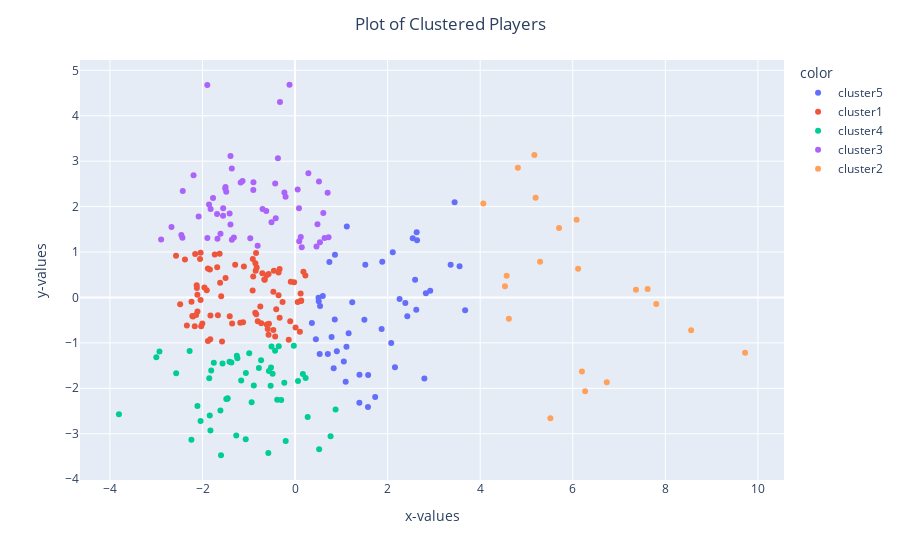

This figure's notebook cell:
### Code cell
# Plot new clusters
labels = ['cluster1', 'cluster2', 'cluster3', 'cluster4', 'cluster5']
colored = [labels[k] for k in cluster_preds]

fig = px.scatter(to_cluster, x = comps[0], y = comps[1], hover_data = [to_cluster.index], color = colored)
fig.update_layout(title_text = 'Plot of Clustered Players', title_x = 0.5, xaxis_title = 'x-values', yaxis_title = 'y-values')

fig.show();

### Figure 1 — Plotly figure (JSON) as saved in the notebook; plotly's stock layout.template omitted (floating-point values rounded to 4 significant figures)
{"data": [{"customdata": [["Aaron Gordon"], ["Aron Baynes"], ["Brandon Clarke"], ["Bruce Brown"], ["Christian Wood"], ["Cody Martin"], ["Cody Zeller"], ["Daniel Theis"], ["DeAndre' Bembry"], ["Delon Wright"], ["Derrick Jones Jr."], ["Domantas Sabonis"], ["Elfrid Payton"], ["Enes Kanter"], ["Giannis Antetokounmpo"], ["Grant Williams"], ["Hamidou Diallo"], ["Harrison Barnes"], ["Hassan Whiteside"], ["Isaac Bonga"], ["Jaren Jackson Jr."], ["Jarrett Culver"], ["Jerami Grant"], ["John Collins"], ["Jonas Valančiūnas"], ["Josh Okogie"], ["Kris Dunn"], ["Larry Nance Jr."], ["LeBron James"], ["Marquese Chriss"], ["Maurice Harkless"], ["Meyers Leonard"], ["Michael Carter-Williams"], ["Mikal Bridges"], ["Moritz Wagner"], ["OG Anunoby"], ["P.J. Washington"], ["RJ Barrett"], ["Rodney McGruder"], ["Rondae Hollis-Jefferson"], ["Serge Ibaka"], ["Steven Adams"], ["Taj Gibson"], ["Thaddeus Young"], ["Thomas Bryant"], ["Tristan Thompson"], ["Wendell Carter Jr."]], "hovertemplate": "color=cluster5<br>0=%{x}<br>1=%{y}<br>Player=%{customdata[0]}<extra></extra>", "legendgroup": "cluster5", "marker": {"color": "#636efa", "symbol": "circle"}, "mode": "markers", "name": "cluster5", "orientation": "v", "showlegend": true, "type": "scatter", "x": [0.5997, 0.9023, 2.542, 1.235, 2.619, 1.574, 2.826, 2.258, 2.077, 0.5113, 2.794, 1.884, 1.118, 3.554, 2.593, 0.7891, 1.87, 0.5398, 2.635, 1.157, 0.5314, 1.053, 0.4496, 2.382, 2.627, 1.094, 0.8574, 1.498, 0.7419, 3.674, 1.731, 1.579, 0.5065, 0.7081, 2.158, 1.389, 1.392, 0.3636, 0.8344, 2.425, 0.8617, 3.447, 2.111, 1.111, 1.518, 3.362, 2.92], "xaxis": "x", "y": [0.03207, -1.183, 1.302, -0.1049, -0.2694, -2.412, 0.09137, -0.03302, -1.005, -0.08289, -1.783, 0.7862, 1.559, 0.6871, 0.3912, -0.8696, -0.6962, -0.1865, 1.259, -0.7878, -1.243, -1.412, -0.9185, -0.1222, 1.433, -1.856, -0.4876, -0.4917, 0.7812, -0.2825, -2.191, -1.707, -0.006016, -1.245, -1.539, -2.319, -1.702, -0.5638, -1.557, -0.4145, 0.94, 2.093, 0.9935, -1.085, 0.7195, 0.7207, 0.1469], "yaxis": "y"}, {"customdata": [["Aaron Holiday"], ["Al Horford"], ["Alec Burks"], ["Anfernee Simons"], ["Austin Rivers"], ["Avery Bradley"], ["Bogdan Bogdanović"], ["Bojan Bogdanović"], ["Brad Wanamaker"], ["Brook Lopez"], ["Buddy Hield"], ["Cam Reddish"], ["Coby White"], ["D.J. Augustin"], ["Damian Lillard"], ["Damion Lee"], ["Damyean Dotson"], ["Danilo Gallinari"], ["Dario Šarić"], ["De'Andre Hunter"], ["De'Anthony Melton"], ["Derrick White"], ["Devonte' Graham"], ["Dillon Brooks"], ["Draymond Green"], ["E'Twaun Moore"], ["Ersan İlyasova"], ["Evan Fournier"], ["Frank Ntilikina"], ["Fred VanVleet"], ["Gary Trent Jr."], ["George Hill"], ["Glenn Robinson III"], ["Goran Dragić"], ["Gorgui Dieng"], ["James Harden"], ["Jaylen Brown"], ["Jayson Tatum"], ["Jerome Robinson"], ["Joe Ingles"], ["Jordan Clarkson"], ["Jordan Poole"], ["Jrue Holiday"], ["Justin Jackson"], ["Kelly Oubre Jr."], ["Kemba Walker"], ["Kendrick Nunn"], ["Kentavious Caldwell-Pope"], ["Kevin Huerter"], ["Kevin Love"], ["Kevin Porter Jr."], ["Kristaps Porziņģis"], ["Kyle Kuzma"], ["Kyle Lowry"], ["Langston Galloway"], ["Lonnie Walker"], ["Malik Monk"], ["Marc Gasol"], ["Marcus Smart"], ["Mario Hezonja"], ["Michael Porter Jr."], ["Miles Bridges"], ["Myles Turner"], ["Nemanja Bjelica"], ["Norman Powell"], ["Omari Spellman"], ["Pascal Siakam"], ["Patty Mills"], ["Paul George"], ["Paul Millsap"], ["Rajon Rondo"], ["Seth Curry"], ["Shake Milton"], ["Spencer Dinwiddie"], ["Terrence Ross"], ["Terry Rozier"], ["Tim Hardaway Jr."], ["Tomáš Satoranský"], ["Tony Snell"], ["Troy Brown Jr."], ["Tyler Herro"], ["Wesley Iwundu"], ["Will Barton"]], "hovertemplate": "color=cluster1<br>0=%{x}<br>1=%{y}<br>Player=%{customdata[0]}<extra></extra>", "legendgroup": "cluster1", "marker": {"color": "#EF553B", "symbol": "circle"}, "mode": "markers", "name": "cluster1", "orientation": "v", "showlegend": true, "type": "scatter", "x": [-1.841, -0.6548, -1.735, -1.682, -0.5726, -1.907, -1.619, -0.8059, -0.8572, -0.3335, -2.109, -1.412, -1.828, -2.159, -1.502, -1.596, -1.882, -2.22, -0.6125, -1.36, -0.3563, -0.8431, -2.338, -2.041, -0.469, -0.3559, -0.5906, -1.294, -2.379, -1.578, -2.206, -0.4299, -0.3339, -1.105, 0.1045, -0.7073, -0.02042, -0.9125, -2.042, -1.124, -0.5718, -2.483, 0.2231, -0.8601, -0.2702, -2.121, -1.63, -0.8389, -2.11, -2.126, 0.1285, -0.7513, 0.1202, -1.667, -1.833, -0.4072, 0.05624, -0.73, -2.238, -0.8518, 0.0111, -0.105, -0.4689, -0.5642, -0.1372, -1.184, 0.1802, -2.168, -1.884, 0.1327, -0.6125, -2.053, -0.9164, -0.09261, -2.004, -1.958, -2.138, -0.829, -2.029, -0.4577, -2.572, -0.9044, -0.6642], "xaxis": "x", "y": [0.616, 0.3919, 0.9474, 0.6639, -0.8223, 0.1608, 0.3245, -0.5245, 0.7551, -0.4462, -0.3066, -0.4159, -0.398, 0.9548, 0.4267, 0.02597, -0.9581, -0.4084, -0.5945, -0.5758, 0.04819, 0.9787, -0.6192, 0.9823, -0.7183, 0.5499, -0.6919, 0.7206, 0.8337, -0.9717, -0.4217, -0.8612, 0.6268, 0.683, -0.7553, 0.5336, 0.3351, 0.8464, -0.05691, -0.5468, 0.5136, -0.1491, 0.4844, -0.3357, -0.1016, 0.2094, 0.9617, -0.3718, 0.05932, 0.2671, -0.07852, -0.2009, 0.08634, -0.39, -0.9202, -0.2597, -0.1017, -0.5692, -0.09745, 0.5884, -0.6605, -0.5255, 0.125, -0.5787, -0.9309, -0.5555, 0.5651, -0.6322, 0.6361, -0.06604, 0.4905, 0.8466, 0.1502, 0.3472, -0.5758, 0.2215, -0.3876, 0.6578, -0.6315, 0.5861, 0.9194, 0.4609, 0.3956], "yaxis": "y"}, {"customdata": [["Abdel Nader"], ["Alex Caruso"], ["Ben McLemore"], ["Bryn Forbes"], ["Cameron Johnson"], ["Cedi Osman"], ["Danny Green"], ["Danuel House"], ["Darius Bazley"], ["Donte DiVincenzo"], ["Dorian Finney-Smith"], ["Doug McDermott"], ["Duncan Robinson"], ["Dāvis Bertāns"], ["Furkan Korkmaz"], ["Garrett Temple"], ["Gary Harris"], ["J.J. Redick"], ["JaMychal Green"], ["Jae Crowder"], ["James Ennis"], ["Jevon Carter"], ["Joe Harris"], ["Josh Hart"], ["Justin Holiday"], ["Kelly Olynyk"], ["Kent Bazemore"], ["Kevin Knox"], ["Kyle Korver"], ["Landry Shamet"], ["Lauri Markkanen"], ["Lonzo Ball"], ["Marco Belinelli"], ["Matisse Thybulle"], ["Maxi Kleber"], ["Mike Scott"], ["Nicolò Melli"], ["P.J. Tucker"], ["Pat Connaughton"], ["Patrick Beverley"], ["Robert Covington"], ["Royce O'Neale"], ["Ryan Arcidiacono"], ["Sviatoslav Mykhailiuk"], ["Taurean Prince"], ["Terence Davis"], ["Terrance Ferguson"], ["Timothé Luwawu-Cabarrot"], ["Torrey Craig"], ["Trey Lyles"], ["Wesley Matthews"], ["Zach LaVine"]], "hovertemplate": "color=cluster4<br>0=%{x}<br>1=%{y}<br>Player=%{customdata[0]}<extra></extra>", "legendgroup": "cluster4", "marker": {"color": "#00cc96", "symbol": "circle"}, "mode": "markers", "name": "cluster4", "orientation": "v", "showlegend": true, "type": "scatter", "x": [-0.02682, 0.2286, -1.6, -2.279, -1.271, -0.5199, -1.164, -0.5781, 0.06368, -0.4322, 0.2724, -0.4853, -1.066, -2.042, -1.416, -1.854, -0.5096, -2.93, -1.463, -1.457, 0.1688, -2.997, -0.5652, -0.5275, -1.843, -1.063, -1.245, -1.258, -3.805, -2.24, -0.2327, -0.8916, -2.569, 0.5203, -0.2995, -1.375, -0.9905, -1.812, 0.7675, -0.7341, -0.938, -0.2022, -1.567, -1.828, -1.756, -0.3861, -2.109, -1.486, 0.8751, -0.7823, -1.613, -0.352], "xaxis": "x", "y": [-1.066, -1.775, -3.474, -1.177, -3.038, -1.541, -1.83, -3.424, -1.839, -1.173, -2.63, -1.679, -3.124, -2.723, -1.415, -1.777, -1.08, -1.193, -2.233, -2.218, -1.684, -1.315, -1.621, -1.946, -2.599, -1.664, -1.338, -1.282, -2.574, -3.135, -1.876, -1.941, -1.668, -3.344, -2.26, -1.432, -1.23, -1.61, -3.054, -1.385, -2.309, -3.158, -1.455, -2.93, -1.439, -2.254, -2.392, -2.237, -2.468, -1.551, -2.492, -1.075], "yaxis": "y"}, {"customdata": [["Anthony Davis"], ["Bobby Portis"], ["Bradley Beal"], ["Brandon Ingram"], ["CJ McCollum"], ["Caris LeVert"], ["Carmelo Anthony"], ["Chris Paul"], ["Collin Sexton"], ["Cory Joseph"], ["Darius Garland"], ["De'Aaron Fox"], ["DeMar DeRozan"], ["Dejounte Murray"], ["Dennis Schröder"], ["Derrick Rose"], ["Devin Booker"], ["Donovan Mitchell"], ["Emmanuel Mudiay"], ["Eric Bledsoe"], ["Eric Paschall"], ["Gordon Hayward"], ["Isaiah Thomas"], ["Ish Smith"], ["Ja Morant"], ["Jalen Brunson"], ["Jamal Murray"], ["Jeremy Lamb"], ["Jimmy Butler"], ["Joel Embiid"], ["Josh Richardson"], ["Julius Randle"], ["Kawhi Leonard"], ["Khris Middleton"], ["Ky Bowman"], ["Kyle Anderson"], ["LaMarcus Aldridge"], ["Lou Williams"], ["Luka Dončić"], ["Malcolm Brogdon"], ["Marcus Morris"], ["Markelle Fultz"], ["Mike Conley"], ["Monte Morris"], ["Nikola Jokić"], ["Nikola Vučević"], ["Ricky Rubio"], ["Rudy Gay"], ["Rui Hachimura"], ["Russell Westbrook"], ["Shai Gilgeous-Alexander"], ["T.J. McConnell"], ["T.J. Warren"], ["Tobias Harris"], ["Trae Young"], ["Tyus Jones"]], "hovertemplate": "color=cluster3<br>0=%{x}<br>1=%{y}<br>Player=%{customdata[0]}<extra></extra>", "legendgroup": "cluster3", "marker": {"color": "#ab63fa", "symbol": "circle"}, "mode": "markers", "name": "cluster3", "orientation": "v", "showlegend": true, "type": "scatter", "x": [0.637, -0.8084, -0.9681, -1.366, -1.824, -0.4177, -2.426, -1.895, -0.622, -1.611, -2.456, 0.5165, -0.1203, -1.502, -1.685, -0.3704, -1.134, -1.487, -0.8995, 0.1444, 0.7239, -0.7021, -2.894, -1.508, 0.6099, -1.175, -1.555, -1.772, 0.704, -0.2304, -1.677, 0.4633, -1.395, -2.193, -1.322, 0.4843, -1.367, -1.859, 0.5378, -2.084, -2.67, 0.05621, -1.894, -1.414, 0.2877, 0.08941, -2.434, -1.396, 0.1233, 0.08481, -0.4295, -0.326, -0.2048, -0.5094, -1.553, -0.902], "xaxis": "x", "y": [1.311, 1.136, 1.302, 1.271, 1.945, 1.743, 2.344, 4.675, 1.902, 1.402, 1.377, 2.551, 4.683, 2.429, 1.835, 3.062, 2.562, 2.326, 2.538, 1.106, 1.327, 1.945, 1.278, 2.398, 1.86, 2.531, 1.8, 2.19, 2.307, 2.308, 1.292, 1.122, 3.115, 2.691, 1.322, 1.612, 2.841, 2.044, 1.217, 1.785, 1.549, 2.374, 1.307, 1.847, 2.736, 1.237, 1.312, 1.604, 1.333, 1.962, 2.508, 4.303, 2.218, 1.655, 1.965, 2.363], "yaxis": "y"}, {"customdata": [["Bam Adebayo"], ["Ben Simmons"], ["Bismack Biyombo"], ["Damian Jones"], ["DeAndre Jordan"], ["Derrick Favors"], ["Dwight Howard"], ["Dwight Powell"], ["Ivica Zubac"], ["JaVale McGee"], ["Jakob Poeltl"], ["Jarrett Allen"], ["Jaxson Hayes"], ["Khem Birch"], ["Mason Plumlee"], ["Mitchell Robinson"], ["Montrezl Harrell"], ["Nerlens Noel"], ["Richaun Holmes"], ["Rudy Gobert"]], "hovertemplate": "color=cluster2<br>0=%{x}<br>1=%{y}<br>Player=%{customdata[0]}<extra></extra>", "legendgroup": "cluster2", "marker": {"color": "#FFA15A", "symbol": "circle"}, "mode": "markers", "name": "cluster2", "orientation": "v", "showlegend": true, "type": "scatter", "x": [4.067, 4.619, 6.115, 6.734, 7.803, 4.572, 6.197, 5.516, 5.198, 4.535, 6.083, 7.617, 6.267, 4.814, 7.365, 9.722, 5.704, 5.294, 5.17, 8.557], "xaxis": "x", "y": [2.069, -0.4685, 0.632, -1.866, -0.1443, 0.4771, -1.63, -2.66, 2.194, 0.2479, 1.711, 0.187, -2.064, 2.857, 0.1696, -1.219, 1.53, 0.7885, 3.134, -0.7202], "yaxis": "y"}], "layout": {"legend": {"title": {"text": "color"}, "tracegroupgap": 0}, "margin": {"t": 60}, "title": {"text": "Plot of Clustered Players", "x": 0.5}, "xaxis": {"anchor": "y", "domain": [0, 1], "title": {"text": "x-values"}}, "yaxis": {"anchor": "x", "domain": [0, 1], "title": {"text": "y-values"}}}}
